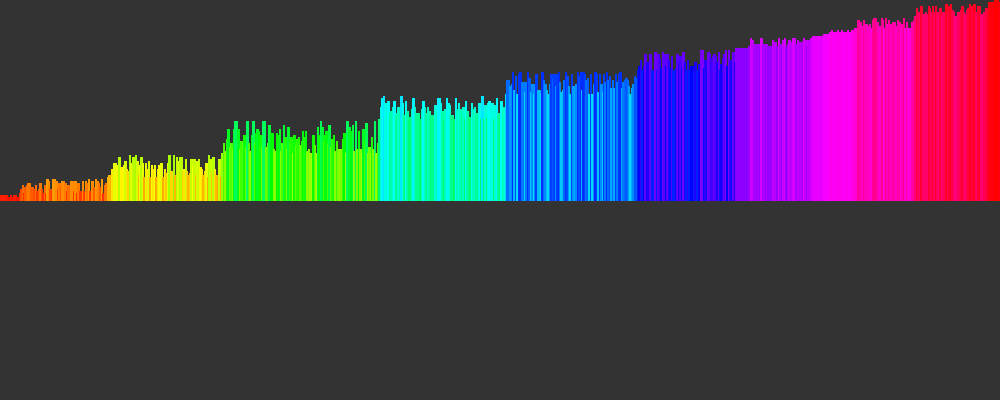
Frame 1 (no input)
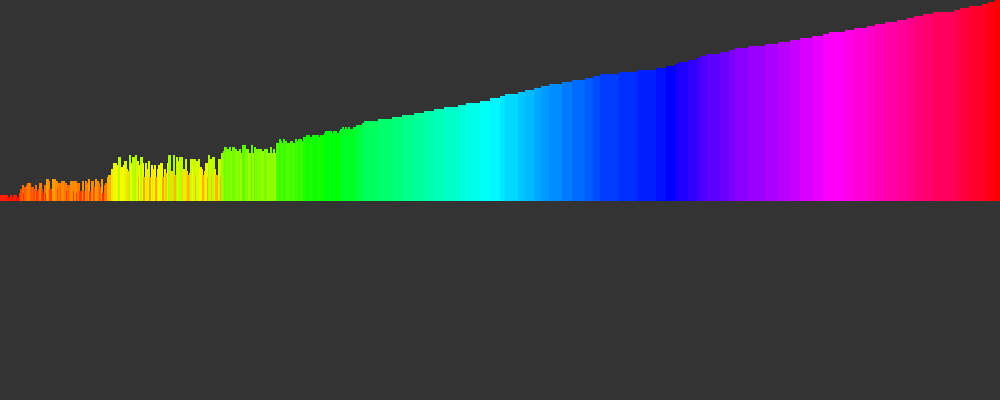
Frame 60 (the mouse pressed at the canvas centre just before this capture)
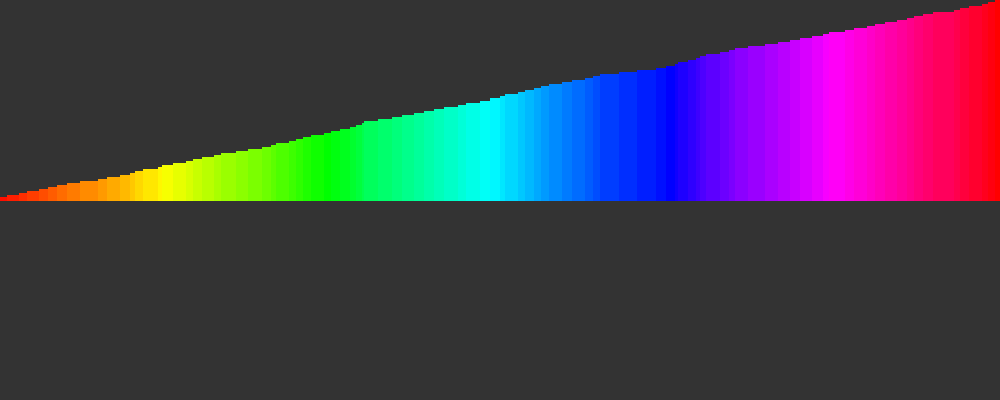
Frame 120 (the mouse held since frame 60 and released just before this capture)

The Processing sketch that drew these frames (run headless with seeded random() and noise(); from frame 60 on, the mouse is pressed at the canvas centre):

// Processing sketch: quick_sort_visual
// ── quick_sort_visual.pde
int[] sortMe = getArray();
int lastIndex = -1;

int[] getArray() {
  int[] a = new int[floor(random(100,1000))];
  
  
  for (int i = 0; i < a.length; i += 1) {
    a[i] = floor(random(1,100));
  }
  
  return a;
  
  
}
void setup() {
  size(1000,400);
  quickSort(sortMe, 0, sortMe.length-1, 0);
  colorMode(HSB);
  frameRate(4);
}


void draw() {
  background(51);
  draw(sortMe);
  quickSort(sortMe, 0, sortMe.length-1, 0);
  LEVEL_LIMIT += 1;
}


void draw(int[] ar) {
  stroke(255);
  fill(255);
  int max = -1;
  for (int i : ar) {
    if (i > max) {
      max = i;
    }
    
  }
  
  float w = float(width) / float(ar.length);
  
  for (int i = 0; i < ar.length; i += 1) {
    int a = ar[i];
    
    color c = color(map(a,0,max,0,255), 255,255);
    float y = map(a, 0, max, height / 2, 0);
    float h = map(a, 0, max, 0, height / 2);
    float x = (w * i);
    stroke(c);
    fill(c);
    rect(x,y, w, h);
  }
  
}

int LEVEL_LIMIT = 2;

void quickSort(int[] ar, int start, int end, int level) {
  
  if (start >= end) return;// ar;
  
  lastIndex = partition(ar, start, end);
  if (level > LEVEL_LIMIT) return;
  
  quickSort(ar, start, lastIndex-1, level + 1);
  quickSort(ar, lastIndex+1,end, level + 1);
  
  
  
}


int partition(int[] ar, int start, int end) {
  int pivotIndex = start;
  int pivotValue = ar[end];
  
  for (int i = start; i < end; i += 1) {
    if (ar[i] < pivotValue) {
      swap(ar, i, pivotIndex); //<>//
      pivotIndex += 1;
    }
  }
  
  swap(ar, pivotIndex, end);
  
  return pivotIndex;
}

void swap(int[] ar, int indexA, int indexB) {
  int temp = ar[indexA];
  ar[indexA] = ar[indexB];
  ar[indexB] = temp;
  
}
